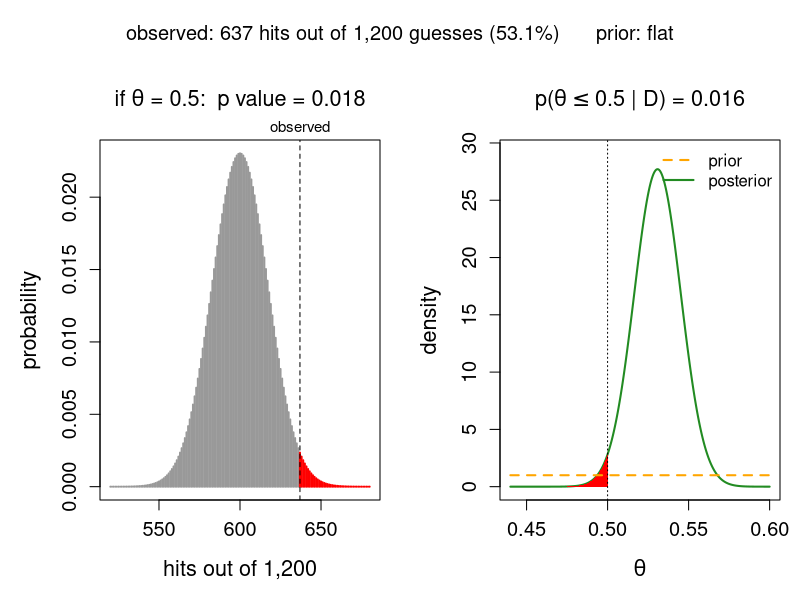

R code for this plot:
# Two questions about the same data: can people feel the future?
#
# Bem (2011), experiment 1: on each trial, two curtains appear on screen and
# the participant guesses which one hides a picture.  The computer picks the
# picture's position only after the guess.  For erotic pictures, participants
# guessed right 53.1% of the time.  Treating the guesses as independent, that
# is 637 hits out of 1,200.  Theta is the probability of a correct guess;
# pure chance is theta = 0.5.
#
# Left panel:  the hypothesis testing framework.  Theta is fixed at 0.5 and
#              the data vary.  The red area is the p value.
# Right panel: Bayes.  The data are fixed and theta varies.  The red area is
#              p(theta <= 0.5 | D).

prior_weight <- 0      # 0 = flat prior.  Try 10000 and run again.

hits <- 637            # the data, D: correct guesses ...
guesses <- 1200        # ... out of this many

theta_null <- 0.5      # chance: the value a hypothesis test assumes

# ---------------------------------------------------------------- the numbers

# The p value: the probability of at least this many hits if theta = 0.5.
# A sum over possible data, all at one value of theta.
possible_hits <- 0:guesses
sampling <- dbinom(possible_hits, guesses, theta_null)
p_value <- sum(sampling[possible_hits >= hits])

# The prior.  prior_weight is not data: it sets the shape of the prior.
# Above 0 it gives a skeptic's prior, centred on 0.5, and the larger it is,
# the narrower the prior.  The number has a handy reading: the skeptic is as
# sure that guessing is at chance as if they had already watched
# prior_weight guesses, half of them right.
prior_shape <- 1 + prior_weight / 2

# The posterior, candidate by candidate, as in TwoPriors.R.
step <- 0.0001
theta <- seq(0, 1, by = step)
likelihood <- dbinom(hits, guesses, theta)
prior <- dbeta(theta, prior_shape, prior_shape)
posterior <- likelihood * prior / (sum(likelihood * prior) * step)

# p(theta <= 0.5 | D): the area of the posterior left of 0.5.
p_below <- sum(posterior[theta <= theta_null]) * step

# ---------------------------------------------------------------- the plot

par(mfrow = c(1, 2), oma = c(0, 0, 3, 0), mar = c(5, 5, 4, 1),
    cex.axis = 1.2, cex.lab = 1.3, cex.main = 1.3)

# Left: what the data would look like if theta were 0.5.
shown <- possible_hits >= 520 & possible_hits <= 680
plot(possible_hits[shown], sampling[shown], type = "h", lwd = 2,
     col = ifelse(possible_hits[shown] >= hits, "red", "grey60"),
     xlab = "hits out of 1,200", ylab = "probability",
     main = bquote("if " * theta * " = 0.5:  p value = " * .(signif(p_value, 2))))
abline(v = hits, lty = 2)
mtext("observed", side = 3, at = hits, line = 0.2, cex = 0.9)

# Right: what we believe about theta, before (dashed) and after the data.
shown <- theta >= 0.44 & theta <= 0.6
plot(theta[shown], posterior[shown], type = "l", lwd = 2, col = "forestgreen",
     ylim = c(0, max(posterior, prior[shown]) * 1.05),
     xlab = bquote(theta), ylab = "density",
     main = bquote("p(" * theta <= 0.5 * " | D) = " * .(signif(p_below, 2))))
left <- shown & theta <= theta_null
polygon(c(theta[left], rev(theta[left])), c(posterior[left], 0 * theta[left]),
        col = "red", border = NA)
lines(theta[shown], prior[shown], lwd = 2, lty = 2, col = "orange")
abline(v = theta_null, lty = 3)
legend("topright", c("prior", "posterior"), lwd = 2, lty = c(2, 1),
       col = c("orange", "forestgreen"), bty = "n")

mtext(paste0("observed: ", hits, " hits out of ", format(guesses, big.mark = ","),
             " guesses (", round(100 * hits / guesses, 1), "%)      prior: ",
             if (prior_weight == 0) "flat" else
               paste("worth", format(prior_weight, big.mark = ","), "guesses")),
      outer = TRUE, line = 0.8, cex = 1.2)

# ---------------------------------------------------------------- the point

# Both red areas are tails, but of different curves.  The left one is a
# probability of data, with theta fixed.  The right one is a probability of
# theta, with the data fixed.  With a flat prior they come out almost equal,
# which is part of why a p value is so easily read as p(theta | D).  Give
# the prior some weight and they come apart: only the right one uses it.
cat("hit rate                :", round(hits / guesses, 3), "\n")
cat("p value (theta = 0.5)   :", signif(p_value, 3), "\n")
cat("p(theta <= 0.5 | D)     :", signif(p_below, 3), "\n")
